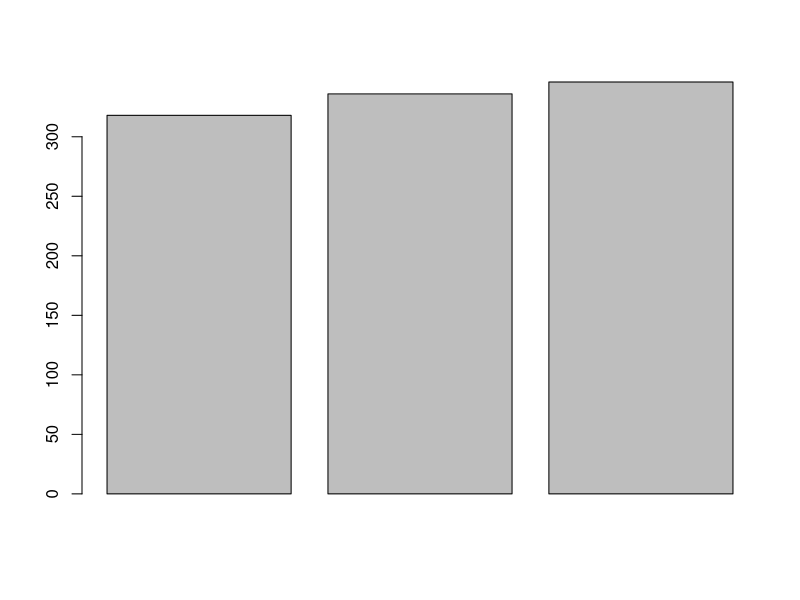

Here is the R script that generated this plot:
# goat.R
#   a numerical approach to the monty hall paradox
#   http://en.wikipedia.org/wiki/Monty_hall_problem
#   SJP 25 Oct 2007
# 

#------------------------ Instructions -----------------
#  Read the wikipedia article for background
#  source this file into R.
#  The game() function is played out, using both strategies, swapping or not swapping
#   After Monty opens one of the doors that you didn't choose and invites you to swap.

#   Play around with the game() function, 
#   changing the number of trials (iterations) and doors etc.
#     The comments in the code are fairly good (EIIDSSM!)
#
#   consts
NUMDOORS <- 3    #
GOAT <- 0
PRIZE <- 1
ITERATIONS <- 100
#   FUNCTIONS
###############################################################
#   select a door
getDoor <- function(d=NUMDOORS){
  z <- rep(1, d)      		# vector of 1s
	z <- cumsum(z) / sum(z)     # vector of props a..1
  	my_door <- which.min(z < runif(1))   # which door is chosen
	return(my_door)
}
###############################################################
# put the prize behind a door
allocPrize <- function(d=NUMDOORS){
	door <- rep(GOAT, d)                   # vector of goat doors (0)
	door[getDoor()] <- PRIZE               # put the prize behind a door
	return(door)
}
#######################################################################
#	Get a result based on a probability  (default is 0.5)
#	 a typical usage is: 'if(pr(x)) then ...
pr <- function(x = 0.5){
	if (!length(x)) {return()}
	if (x<0 || x>1) stop(" prob out of range\n")
	return(ifelse(rbinom(length(x), 1, x), TRUE, FALSE))
}
#######################################################################
#	junkYard()		place a silent stop() at the end of a source file
#	in effect, the rest of the file is the junkYard of half-good script
junkYard <- function(){
	op <- getOption('show.error.messages')		# save settings
#	options(show.error.messages = F)	# don't warn
	cat('called from junkYard()\n')
#	print( parent.frame())
	try(stop(), silent=T)
	return('how did this get here?')
}


###############################################################
#  game() function
#	call game(T) to switch, game(F) to not swap
#   put a prize behind a door
game <- function(swap_decision, iter=ITERATIONS){
	wins <- 0            # counter for winning trials
	for(i in 1:iter){
		doors <- allocPrize()
		#   the contestant chooses a door
		guess_door <- getDoor()             # could be the same as the prize door

		#   Monty Hall opens a goat door
		while(T){
			host_door <- getDoor()          # Monty chooses a door
			if(host_door == guess_door) next    # Monty not very smart
			if(doors[host_door] == PRIZE) next   # oops not that one either
			break
		}
		#	extra bit: add in 'toss a coin'
		swap <- ifelse((class(swap_decision)=='logical'), swap_decision, pr())
		# test the original guess
		#! 1: I guessed right AND I swap:        win <- 0
		#! 2: I guessed right AND I DON'T swap:  win <- 1
		#! 3: I guessed wrong AND i swap:        win <- 1
		#! 4: I guessed wrong AND I DON'T swap:  win <- 0
    	win <- (xor(doors[guess_door]==PRIZE, swap))
		wins <- wins + win
	}
	return(sprintf('Iterations: %i Swap: %5s  Wins: %3.1f%%', iter, swap_decision, wins/iter*100))
}

cat('\n==========  SWAP or not, to win a car =============\n')
print(game(swap=T))
print(game(swap=F))
print(game(swap='TOSS'))
cat('===================================================\n\n\n')


#  ######################################
junkYard()			# stop() silently
#   test functions
#   have we got a fair distribution of prizes?
x <- t(replicate(1000, allocPrize()))
colsum <- apply(x, 2, sum)
barplot(colsum)
